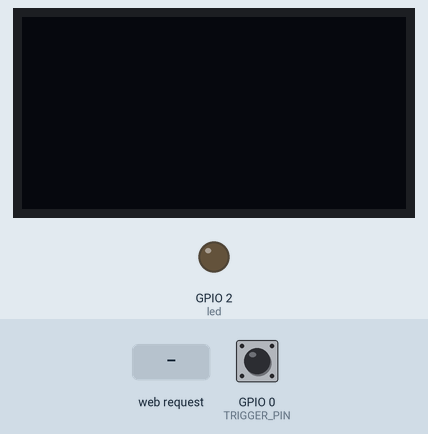
This sketch was run on a simulated ESP8266 (NodeMCU). Shown: 128×64 one-colour display, output pins drawn as LEDs (lit = HIGH). Inputs (shaded band) come from the test bench; at power-on: GPIO 0 (TRIGGER_PIN) HIGH. WiFi joins after 1.5 s; servers stay silent unless stated; EEPROM starts erased; what the sketch prints to the serial monitor is not drawn.

Above: at 4.7 s.
4.8 s: HTTP request GET /off received
At 5.5 s:
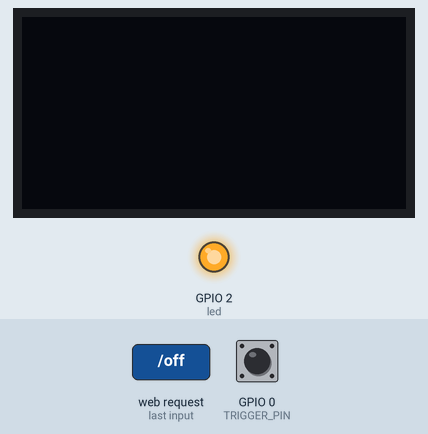
6.3 s: HTTP request GET /on received
At 6.6 s:
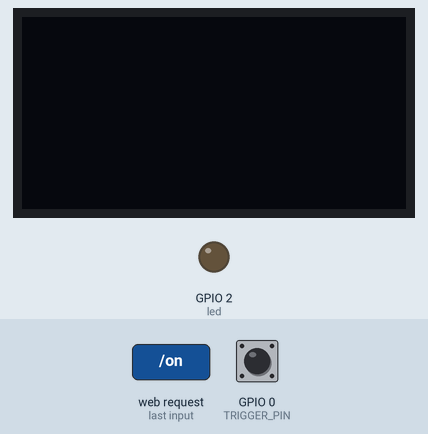
Timing chart, 0 to 9.3 s (numbered marks = the images above; inputs shaded):
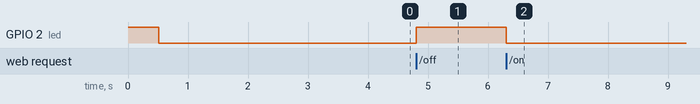

The sketch:

ServerApHOled.ino
```cpp
#include <ESP8266WiFi.h>
#include <WiFiClient.h>
#include <ESP8266WebServer.h>
#include <EEPROM.h>
#include <Wire.h>
#include <ACROBOTIC_SSD1306.h>

#define TRIGGER_PIN 0 // trigger pin 0(D3) 2(D4)
/* Set these to your desired credentials. */
const char *softAP_ssid = "i2r-";
const char *softAP_password = "";
char ssid[32] = "";
char password[32] = "";
/* Soft AP network parameters */
IPAddress apIP(192, 168, 4, 1);
IPAddress netMsk(255, 255, 255, 0);
ESP8266WebServer server(80);

/* AP 설정을 위한 변수 선언 */
String sAP_ssid,sChipID;
char cAP_ssid[20];
char cChipID[10]; // Json에서 chipid를 고유 ID로 사용

boolean connect;
const int led = 2;
int bootMode=0; //0:station  1:AP


void setup(void) {
  Serial.begin(9600);
  pinMode(led, OUTPUT);
  digitalWrite(led, 1);
  pinMode(TRIGGER_PIN, INPUT_PULLUP);
  //Oled Setup
  Wire.begin();
  oled.init();                      // Initialze SSD1306 OLED display
  oled.setFont(font5x7);

  // AP 이름 자동으로 만듬
  sChipID=String(ESP.getChipId(),HEX);
  sChipID.toCharArray(cChipID,sChipID.length()+1);
  sAP_ssid=String(softAP_ssid)+String(ESP.getChipId(),HEX);
  sAP_ssid.toCharArray(cAP_ssid,sAP_ssid.length()+1);
  softAP_ssid=&cAP_ssid[0];
  //clientName=softAP_ssid; //mqtt 통신에서 사용

  loadCredentials();
  //Serial.println("******************");
  //Serial.println(ssid[0]);
  if(ssid[0]==0)
    setupAp();
  else
    connectWifi();

  server.on("/", handleRoot);
  server.on("/on", handleOn);
  server.on("/off", handleOff);
  server.on("/wifi", handleWifi);
  server.on("/wifisave", handleWifiSave);
  server.on("/scan", handleScan);
  server.onNotFound(handleNotFound);

  server.begin();
  Serial.println("HTTP server started");
}

void setupAp() {
  bootMode=1;
  Serial.println("AP Mode");
  Serial.println(softAP_ssid);
  WiFi.mode(WIFI_AP);
  WiFi.softAPConfig(apIP, apIP, netMsk);
  WiFi.softAP(softAP_ssid, softAP_password);
  delay(500); // Without delay I've seen the IP address blank
  Serial.print("AP IP address: ");
  Serial.println(WiFi.softAPIP());
  digitalWrite(led, 0); //상태 led로 표시
}

int connectWifi() {
  bootMode=0;
  Serial.println("STATION Mode");
  WiFi.disconnect();
  WiFi.mode(WIFI_STA); //이 모드를 설정 않해야 AP가 살아있습니다.
  //IPAddress ip(192, 168, 0, 201); // this 3 lines for a fix IP-address
  //IPAddress gateway(192, 168, 0, 1);
  //IPAddress subnet(255, 255, 255, 0);
  //WiFi.config(ip, gateway, subnet); // before or after Wifi.Begin(ssid, password);
  WiFi.begin(ssid, password);

  //referance: https://www.arduino.cc/en/Reference/WiFiStatus
  //WL_NO_SHIELD:255 WL_IDLE_STATUS:0 WL_NO_SSID_AVAIL:1 WL_SCAN_COMPLETED:2
  //WL_CONNECTED:3 WL_CONNECT_FAILED:4 WL_CONNECTION_LOST:5 WL_DISCONNECTED:6
  int connRes = WiFi.waitForConnectResult();
  Serial.print ( "connRes: " );
  Serial.println ( connRes );
  if(connRes == WL_CONNECTED){
    Serial.println("well connected");
    Serial.println(WiFi.localIP());
    oled.clearDisplay();              // Clear screen
    oled.setTextXY(2,6);              // Set cursor position, start of line 0
    oled.putString(WiFi.localIP().toString());
  }
  else
    WiFi.disconnect();
  // 상태 led로 표시
  for(int i=0;i<5;i++) {
    digitalWrite(led, 0);
    delay(500);
    digitalWrite(led, 1);
    delay(500);
  }
  return connRes;
}

void loop(void) {
  server.handleClient();

  if ( digitalRead(TRIGGER_PIN) == LOW )
    factoryDefault();
}
```

credentials.ino
```cpp
/** Load WLAN credentials from EEPROM */
void loadCredentials() {
  EEPROM.begin(512);
  EEPROM.get(0, ssid);
  EEPROM.get(0+sizeof(ssid), password);
  char ok[2+1];
  EEPROM.get(0+sizeof(ssid)+sizeof(password), ok);
  EEPROM.end();
  if (String(ok) != String("OK")) {
    ssid[0] = 0;
    password[0] = 0;
  }
  Serial.println("Recovered credentials:");
  Serial.println(ssid);
  Serial.println(strlen(password)>0?"********":"<no password>");
}

/** Store WLAN credentials to EEPROM */
void saveCredentials() {
  EEPROM.begin(512);
  EEPROM.put(0, ssid);
  EEPROM.put(0+sizeof(ssid), password);
  char ok[2+1] = "OK";
  EEPROM.put(0+sizeof(ssid)+sizeof(password), ok);
  EEPROM.commit();
  EEPROM.end();
}

void clearCredentials() {
  EEPROM.begin(512);
  // write a 0 to all 512 bytes of the EEPROM
  for (int i = 0; i < 512; i++) {
    EEPROM.write(i, 0);
  }
  EEPROM.end();
}

void factoryDefault() {
    Serial.println("AP mode as Factory Deafault");
    clearCredentials();
    ESP.reset();
}
```

handleHttp.ino
```cpp
/** Handle root or redirect to captive portal */

void handleRoot() {
  String s;
  s="<meta name='viewport' content='width=device-width, initial-scale=1.0'/>";
  //s=s+"<meta http-equiv='refresh' content='5'/>";
  s=s+"<meta http-equiv='Content-Type' content='text/html;charset=utf-8' />";
  s=s+"<h1>김동일 웹서버 i2r.link</h1>";
  s=s+"<a href=\"on\"><button style='background-color:Lime; color:blue;'>켜짐 on</button></a>";
  s=s+"&nbsp&nbsp";
  s=s+"<a href=\"off\"><button style='background-color:Gray; color:blue;'>꺼짐 off</button></a>";
  if(bootMode==1)
    s=s+"<br><br>AP & IP :&emsp;"+String(softAP_ssid)+"&emsp;<a href='http://"+WiFi.softAPIP().toString()+"'/>"+WiFi.softAPIP().toString()+"</a>";
  else
    s=s+"<br><br>AP & IP :&emsp;"+String(softAP_ssid)+"&emsp;<a href='http://"+WiFi.localIP().toString()+"'/>"+WiFi.localIP().toString()+"</a>";
  s=s+"<p><a href='/wifi'>네트웍공유기를 바꾸려면 누르세요.</a></p>";

  server.send(200, "text/html", s);
}


void handleOn() {
  digitalWrite(led, 0);
  GoHome();
}

void handleOff() {
  digitalWrite(led, 1);
  GoHome();
}

void GoHome() {
  String s,ipS;
  IPAddress ip;
  if(bootMode==1)
    ip = apIP;
  else
    ip = WiFi.localIP();

  ipS=String(ip[0])+"."+String(ip[1])+"."+String(ip[2])+"."+String(ip[3]);
    s="<meta http-equiv='refresh' content=\"0;url='http://"+ipS+"/'\">";
  server.send(200, "text/html", s);
}

void handleNotFound() {
  String message = "File Not Found\n\n";
  message += "URI: ";
  message += server.uri();
  message += "\nMethod: ";
  message += (server.method() == HTTP_GET) ? "GET" : "POST";
  message += "\nArguments: ";
  message += server.args();
  message += "\n";
  for (uint8_t i = 0; i < server.args(); i++) {
    message += " " + server.argName(i) + ": " + server.arg(i) + "\n";
  }
  server.send(404, "text/plain", message);
}

void handleWifi() {
  String s;
  String s1= String(ssid);
  s="<meta name=\"viewport\" content=\"width=device-width, user-scalable=no\", meta http-equiv=\"Content-Type\" content=\"text/html;charset=utf-8\" />";
  //s=s+"<meta http-equiv='refresh' content='5'/>";
  s=s+"<h1>Wifi 사양</h1>";
  if (server.client().localIP() == apIP) {
    Serial.println(String(softAP_ssid));
    //s=s+String("<p>연결된 AP: ") + sAP_ssid + "</p>";
    s=s+String("<p>연결된 AP: 192.168.4.1") + "</p>";
  } else {
    s=s+"<p>연결된 와이파이 " + String(ssid) + "</p>";
  }
  s=s+"<table><tr><th align='left'>SoftAP 사양</th></tr>";
  s=s+"<tr><td>SSID " + String(softAP_ssid) + "</td></tr>";
  s=s+"<tr><td>IP   " + toStringIp(WiFi.softAPIP()) + "</td></tr>"+"</table>";
  s=s+"<br /><table><tr><th align='left'>WLAN 사양</th></tr>";
  s=s+"<tr><td>SSID " + String(ssid) + "</td></tr>";
  s=s+"<tr><td>IP   " + toStringIp(WiFi.localIP()) + "</td></tr>"+"</table>";

  s=s+"<br /><table><tr><th align='left'>검색된 와이파이 (SSID)</th></tr>";
  Serial.println("scan start");
  int n = WiFi.scanNetworks();
  Serial.println("scan done");
  if (n > 0) {
    for (int i = 0; i < n; i++)
      s=s+"\r\n<tr><td>" + WiFi.SSID(i) + "</td></tr>";
      //s=s+"\r\n<tr><td>SSID " + WiFi.SSID(i) + String((WiFi.encryptionType(i) == ENC_TYPE_NONE)?" ":" *") + " (" + WiFi.RSSI(i) + ")</td></tr>";
  }
  else
    s=s+"<tr><td>No WLAN found</td></tr>";
  s=s+"</table>";
  s=s+"<p><a href='/wifi'>와이파이가 없으면 다시 검색하세요.</a></p>";

  s=s+"<form method='POST' action='wifisave'><h4>연결하려는 와이파이 입력</h4>"
    +"와이파이 이름 <input type='text' value='"+ssid+"' name='n'/>"
    +"<br/><br/>비밀번호     <input type='password' value='"+password+"' name='p'/>"
    +"<br/><br/><input type='submit' value='      저    장      '/></form>"
    +"<p><a href='/'>메인 홈페이지로 가기</a>.</p>";
  server.send(200, "text/html", s);
}

/** Handle the WLAN save form and redirect to WLAN config page again */
void handleWifiSave() {
  Serial.println("wifi save");
  server.arg("n").toCharArray(ssid, sizeof(ssid) - 1);
  server.arg("p").toCharArray(password, sizeof(password) - 1);
  server.sendHeader("Location", "wifi", true);
  server.sendHeader("Cache-Control", "no-cache, no-store, must-revalidate");
  server.sendHeader("Pragma", "no-cache");
  server.sendHeader("Expires", "-1");
  server.send ( 302, "text/plain", "");  // Empty content inhibits Content-length header so we have to close the socket ourselves.
  server.client().stop(); // Stop is needed because we sent no content length
  saveCredentials();
  connect = strlen(ssid) > 0; // Request WLAN connect with new credentials if there is a SSID
  Serial.println(WiFi.waitForConnectResult());
  Serial.println(ssid);
  Serial.println(password);
  Serial.println("Reset");
  ESP.reset();
}

void handleScan() {
  String s;
  s="{\"chip\":\""+sChipID+"\",\"ip\":\""+WiFi.localIP().toString()+"\"}";
  server.send(200, "text/html", s);
}
```

tools.ino
```cpp
/** Is this an IP? */
boolean isIp(String str) {
  for (size_t i = 0; i < str.length(); i++) {
    int c = str.charAt(i);
    if (c != '.' && (c < '0' || c > '9')) {
      return false;
    }
  }
  return true;
}

/** IP to String? */
String toStringIp(IPAddress ip) {
  String res = "";
  for (int i = 0; i < 3; i++) {
    res += String((ip >> (8 * i)) & 0xFF) + ".";
  }
  res += String(((ip >> 8 * 3)) & 0xFF);
  return res;
}
```

Measured:
- after the input at 4.8 s, GPIO 2 (led): LOW → HIGH at once
- after the input at 6.3 s, GPIO 2 (led): HIGH → LOW at once
